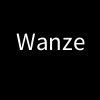
Frame 1 (no input)
Frame 60 (the mouse pressed at the canvas centre just before this capture): identical to frame 1, image omitted
Frame 120 (the mouse held since frame 60 and released just before this capture): identical to frame 1, image omitted

The Processing sketch that drew this single still picture (run headless with seeded random() and noise(); from frame 60 on, the mouse is pressed at the canvas centre):

// Processing sketch: e_4_2
// ── e_4_2.pde
String Wanze = "Wanze";
String Wanze2 = "Wanze";
int id = 1;
void setup() {
}
void draw() {
  background(0);
  textSize(25);
  textAlign(CENTER);
  text(Wanze2, 50, 50);
}
void mouseClicked() {
  Wanze2 = Wanze.substring(id);
  id++;
  if (id == 6) {
    Wanze2 = "";
    id = 0;
  }
}
